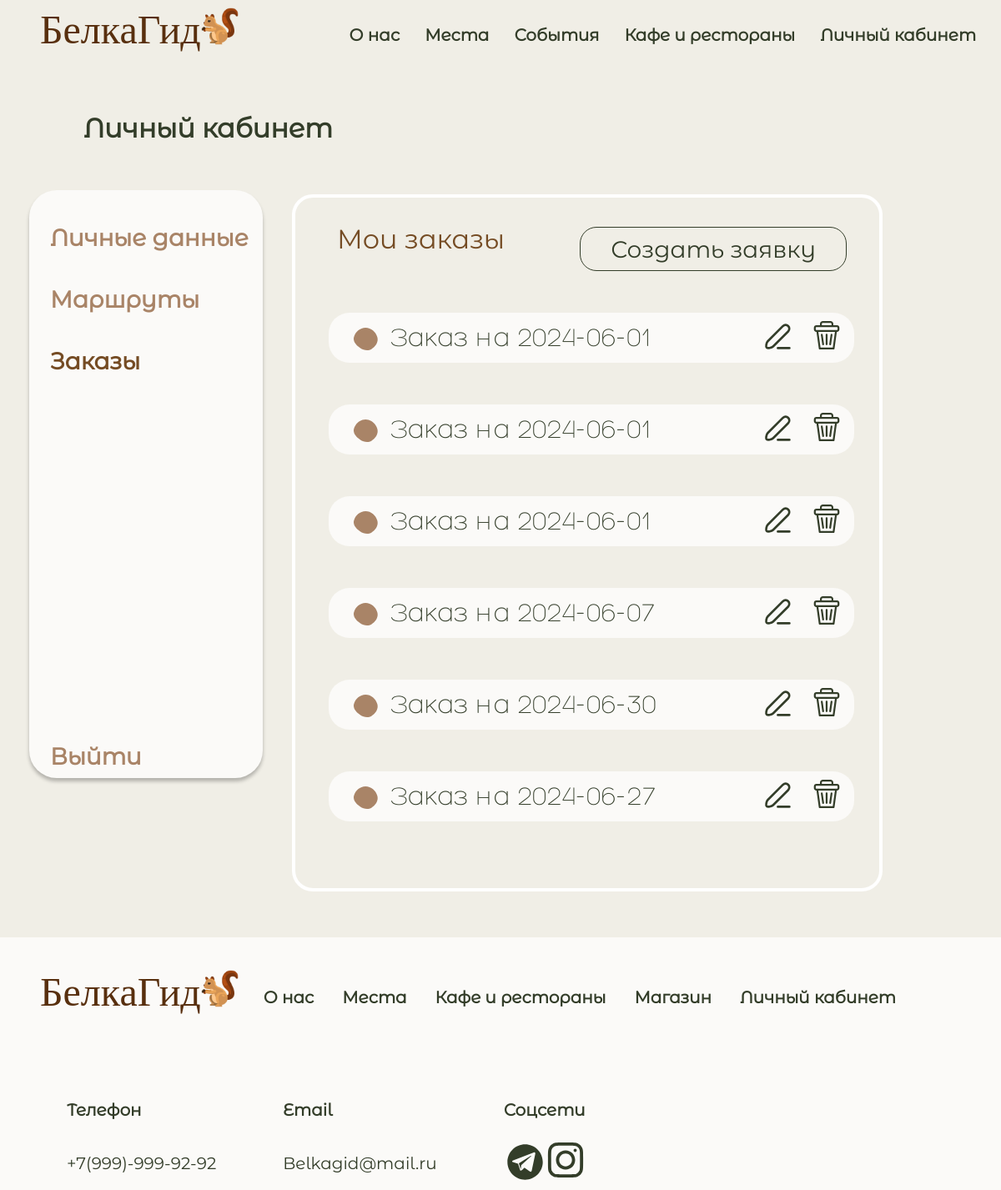
Screenshot of /profile/orders (signed in) with the database file from the repository.
### belka/models.py (models this page shows)
class Order(models.Model):
    route = models.ForeignKey(Route, on_delete=models.CASCADE)
    date = models.DateField()
    persons = models.IntegerField()
    gid = models.IntegerField(default=-1)
    comments = models.TextField(default="")
    ordered_user = models.IntegerField(default=0)
    def __str__(self):
        return "Заказ на " + str(self.date)

### belka/views.py (the view)
# urls.py: path('profile/orders', profile_orders_page),
@login_required
def profile_orders_page(request):
    orders = Order.objects.filter(ordered_user=request.user.id)
    context = {
        'orders': orders,
    }
    return render(request, "zakazi.html", context)

### templates/zakazi.html (shortened to what this page needs)
{% load static %}
<!DOCTYPE html>
<html>
<head>
    <link rel="stylesheet" href="{% static 'css/main.css' %}">
    <link rel="stylesheet" href="{% static 'css/main1.css' %}">
    <link rel="stylesheet" href="{% static 'css/main2.css' %}">
    <link rel="stylesheet" href="{% static 'css/main3.css' %}">
    <link rel="stylesheet" href="{% static 'css/main4.css' %}">
</head>
<body>
<div class="wrapper">
    <div class="content">
        <header>
            <div class="headermenu">
                <div class="logo">
                    <div class="logotype">
                        <div class="nazvanie"><a href="/">БелкаГид</a></div>
                        <a href="/"><img class="imgbelka" src="{% static 'img/белка.png' %}" alt="" width="55"
                                         height="55"></a>
                    </div>
                    <div class="menu">
                        <a href="../about">О нас</a>
                        <a href="../places">Места</a>
                        <a href="../events">События</a>
                        <a href="../cafe">Кафе и рестораны</a>
                        <a href="../profile">Личный кабинет</a>
                    </div>
                </div>
            </div>
        </header>
        <div class="dannie">
            <div class="namekab">
                <h1>Личный кабинет</h1>
            </div>
            <div class="smallmenu">
                <a href="../profile/info">Личные данные</a>
                <a href="../profile/routes">Маршруты</a>
                <a href="../profile/orders" style="color: #754C24;">Заказы</a>
                <a href="../logout" style='margin-top:400px;'>Выйти</a>
            </div>
            <div class="zakazi">
                <div class="namezakaz">
                    <h1>Мои заказы</h1>
                    <a href="../profile/orders/create">
                        <button onclick="#" class="buttoncreate" type="submit">Создать заявку</button>
                    </a>
                </div>
                {% for personal_order in orders %}
                    <div class="zakaz">
                        <p>{{ personal_order }}</p>
                        <svg class="deletezakaz" onclick="deleteZakaz({{ personal_order.id }})" viewBox="0 0 35 35"
                             fill="none" xmlns="http://www.w3.org/2000/svg">
                            <path d="M30.2469 5.19649H25.7532V3.57261C25.7532 1.60269 24.1505 0 22.1805 0H12.8191C10.8491 0 9.24649 1.60269 9.24649 3.57261V5.19643H4.75274C3.0905 5.19643 1.73828 6.54865 1.73828 8.21088V10.3973C1.73828 12.0595 3.0905 13.4118 4.75274 13.4118H4.96137L7.8052 34.0105C7.88354 34.5776 8.36828 35 8.94079 35H26.0586C26.6311 35 27.1159 34.5776 27.1942 34.0105L30.038 13.4118H30.2467C31.9089 13.4118 33.2612 12.0595 33.2612 10.3973V8.21088C33.2614 6.54872 31.9091 5.19649 30.2469 5.19649ZM11.5392 3.57261C11.5392 2.86687 12.1134 2.29265 12.8192 2.29265H22.1805C22.8863 2.29265 23.4605 2.8668 23.4605 3.57261V5.19643H11.5393V3.57261H11.5392ZM25.0598 32.7074H9.9398L7.27582 13.4118H27.7238L25.0598 32.7074ZM30.9687 10.3974C30.9687 10.7954 30.6449 11.1191 30.2469 11.1191C29.3609 11.1191 5.69159 11.1191 4.75274 11.1191C4.35475 11.1191 4.031 10.7954 4.031 10.3974V8.21088C4.031 7.81289 4.35475 7.48914 4.75274 7.48914C5.1268 7.48914 29.3619 7.48914 30.2469 7.48914C30.6449 7.48914 30.9687 7.81289 30.9687 8.21088V10.3974Z"
                                  fill="#333D29"/>
                            <path d="M17.4412 15.7583C16.8082 15.7583 16.2949 16.2715 16.2949 16.9046V28.6791C16.2949 29.3122 16.8082 29.8254 17.4412 29.8254C18.0743 29.8254 18.5876 29.3122 18.5876 28.6791V16.9046C18.5876 16.2715 18.0743 15.7583 17.4412 15.7583Z"
                                  fill="#333D29"/>
                            <path d="M14.3047 28.516L12.6092 16.7415C12.5189 16.1148 11.9384 15.6796 11.3112 15.7702C10.6846 15.8605 10.2497 16.4416 10.34 17.0682L12.0355 28.8427C12.1258 29.4699 12.7075 29.9041 13.3334 29.8139C13.9601 29.7237 14.3949 29.1425 14.3047 28.516Z"
                                  fill="#333D29"/>
                            <path d="M23.689 15.7702C23.0633 15.6799 22.4812 16.1148 22.391 16.7414L20.6954 28.5157C20.6053 29.1423 21.04 29.7235 21.6667 29.8137C22.2927 29.9039 22.8744 29.4695 22.9646 28.8424L24.6602 17.0681C24.7505 16.4415 24.3157 15.8603 23.689 15.7702Z"
                                  fill="#333D29"/>
                        </svg>
                    </div>
                {% endfor %}
            </div>
        </div>
    </div>
    <div class="footer">
        <div class="logo">
            <div class="logotype">
                <div class="nazvanie"><a href="/">БелкаГид</a></div>
                <a href="/"><img class="imgbelka" src="{% static 'img/белка.png' %}" alt="" width="55"
                                 height="55"></a>
            </div>
            <div class="footermenu">
                <a href="../about">О нас</a>
                <a href="../places">Места</a>
                <a href="../cafe">Кафе и рестораны</a>
                <a href="../shop">Магазин</a>
                <a href="../profile">Личный кабинет</a>
            </div>
        </div>
        <div class="logo">
            <div class="svyz">
                <h1>Телефон</h1>
                <h2>+7(999)-999-92-92</h2>
            </div>
            <div class="svyz">
                <h1>Email</h1>
                <h2>Belkagid@mail.ru</h2>
            </div>
            <div class="svyz">
                <h1>Соцсети</h1>
                <div class="managers">
                </div>
            </div>
        </div>
    </div>
</body>
</html>

### static/css/main.css (style rules this page uses)
html { overflow-y: scroll; background: #f0eee6; }
* { margin: 0; padding: 0; }
html, body { height: 100%; }
.wrapper { display: flex; flex-direction: column; height: 100%; }
.content { flex: 1 0 auto; }
.footer { flex: 0 0 auto; }

### static/css/main1.css (style rules this page uses)
html { overflow-y: scroll; background: #f0eee6; }
* { margin: 0; padding: 0; }
html, body { height: 100%; }
.wrapper { display: flex; flex-direction: column; height: 100%; }
.content { flex: 1 0 auto; }
.footer { flex: 0 0 auto; }

### static/css/main3.css (style rules this page uses)
html { overflow-y: scroll; background: #f0eee6; }
* { margin: 0; padding: 0; }
html, body { height: 100%; }
.wrapper { display: flex; flex-direction: column; height: 100%; }
.content { flex: 1 0 auto; }
.footer { flex: 0 0 auto; }

### static/css/main4.css (style rules this page uses)
html { overflow-y: scroll; background: #f0eee6; }
* { margin: 0; padding: 0; }
html, body { height: 100%; }
.wrapper { display: flex; flex-direction: column; height: 100%; }
.content { flex: 1 0 auto; }
.footer { flex: 0 0 auto; }

### rows the page displays
Order: date "Заказ на 2024-06-01"
Order: date "Заказ на 2024-06-01"
Order: date "Заказ на 2024-06-01"
Order: date "Заказ на 2024-06-07"
Order: date "Заказ на 2024-06-30"
Order: date "Заказ на 2024-06-27"
